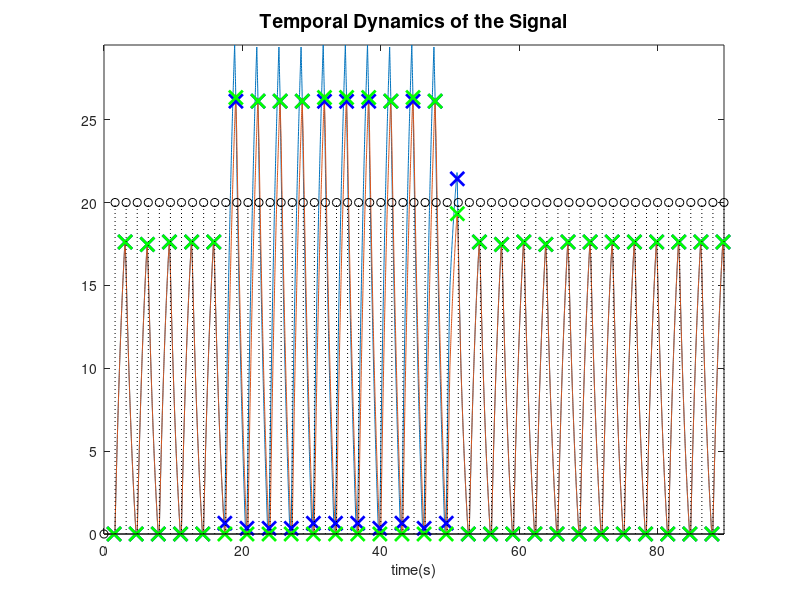
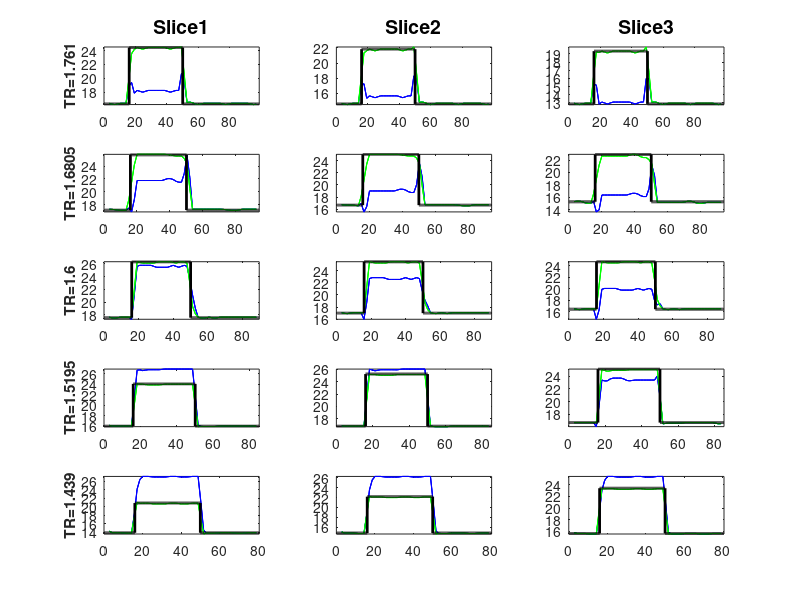
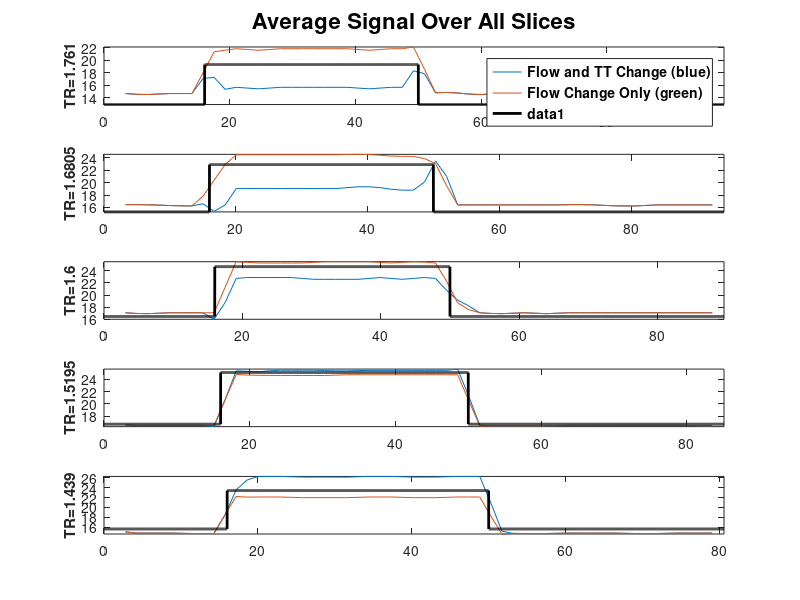
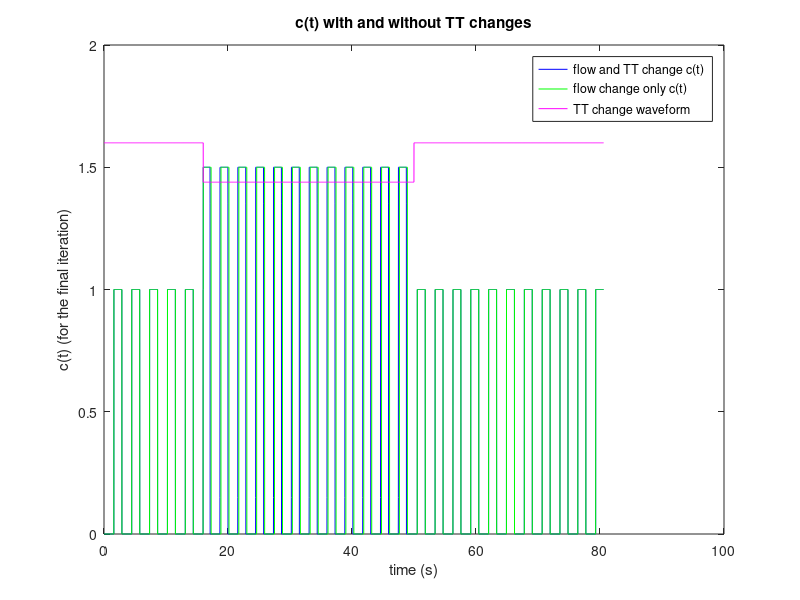

The MATLAB source for these figures, in order:

%DYNAMIC BUXTON MODEL SIMULATION

%%version 5a added the capability to simulate the effect of saturation due to imaging the slices not being complete 
%%version 5b fixed bug in decay function
%%version w/ ms has multislice capability

%note: signal of the static tissue is not plotted.  Only the signal of the difference image. the static tissue component's magnitude will depend mainly on the TR and flip angle used for the imaging pulses

clear all;  close all;

%Constants for the Buxton Model
Mob=3000;      %initial magnetization of the brain
f = 0.01; % 0.01s-1 corresponds to 60ml/100g/min 
alpha = 0.9;  %degree of inversion (rages from 0 to 1)
T1a = 1.5;  %T1 of arterial blood in s
T1b = 1.6;  %T1 of brain in s
rho=1;    %water extraction fraction (a number between 0 and 1)
lamda = 0.9;  %blood brain partition coefficient
model=1;

T1eff = 1/(f/lamda+1/T1b);      


showold=0;  %Also show the old version of the model without saturation of the tag due to imaging and with no flow or TT changes


maxindex=5;
for index=1:maxindex   %This loops through different choices of TR

    clear vec answer* analytic* flow_rates newc* transit_times newtimes label c

    %%SET UP THE DYNAMICALLY CHANGING FLOW AND TT PARAMETERS %%%

    baseflow=f;
    percentFlowincrease=0.5;  %1 = 100%
    percentTTdecrease=0.1;

    flowinc=percentFlowincrease*f;
    %flowinc=0;
    baseTT=1.6;
    TTdecrease=percentTTdecrease*baseTT+0.001;  %Make it be the desired value plus some small offset 0.0001 etc to avoid an error with interp1
    %TTdecrease=0;

    if(index==1)  TR=baseTT+TTdecrease;    mystyle='b'; end;   %This is a very poor choice if TT decreases
    if(index==2)  TR=baseTT+TTdecrease/2;  mystyle='g'; end;
    if(index==3)  TR=baseTT;               mystyle='r'; end;   %This is the normal choice
    if(index==4)  TR=baseTT-TTdecrease/2;  mystyle='c'; end;
    if(index==5)  TR=baseTT-TTdecrease;    mystyle='m'; end;   %This is a decent choice when TT decreases

    %Sequence parameters        
    nslices=3;
    slicetime=0.05;  %Time to acquire a slice (ms)
    imaging_time=slicetime*nslices;
    TE=0.012;

    t_delay=0.004;  %delay after tagging before Image acquisition in s
    TE=0.012;

    sim_duration = 80;  %Desired duration of the simulation (s)

    %set the appropriate number of TRs to simulate the first time through
    %the loop
    if(index==1)
    nTR=2*round(round(sim_duration/(TR-2*TTdecrease))/2);  %number of repetitions  (choose the multiple of 2*TR closest to sim_duration
    end

    tag_duration = TR-imaging_time-t_delay;  %duration of tag in s
    dt=1e-2;  %time step size for simulation


    %       time=[0:dt:TR];
    total_time=[0:dt:TR*nTR];    %Time vector for the simulation


    %%%%%%%%%%%%%%%%%%%%%%%%%%%%%%%%%%%%%%%%%%%%%%%%%%%%%%%%%%%%%%%%%%%%%%%%%%%%%%%%%
    %The following 4 forms of the flow and transit times are available
    %(only choose 1 at a time)

    block=1;         %Use this for a step change in flow/TT

    sinefunc=0;  %Use this for a sinusoidal change in flow/TT
    sineper=10;  %period of the sine wave reference function in seconds...

    linear_ramp=0;  %This is for a linear ramp in flow/TT    
    sf=1;  %steepness of ramp

    gammafun_ref=0;  %Use a gamma function shaped change in flow/TT
    %%%%%%%%%%%%%%%%%%%%%%%%%%%%%%%%%%%%%%%%%%%%%%%%%%%%%%%%%%%%%%%%%%%%%%%%%%%%%%%%%%


    %This If statement implements the chosen flow/TT change paradigm...
    if(block)
        ontime=16;  offtime=50;
        flow_rates=baseflow*ones(1,length(total_time))+flowinc*(total_time>ontime).*(total_time<offtime).*ones(1,length(total_time));
        transit_times=baseTT*ones(1,length(total_time))-TTdecrease*(total_time>ontime).*(total_time<offtime).*ones(1,length(total_time));    
    elseif(sinefunc)
        ontime=sineper;  offtime=80;
        flow_rates=baseflow*ones(1,length(total_time))+flowinc*(total_time>ontime).*(total_time<offtime).*sin(total_time*pi/(sineper/2));
        transit_times=baseTT*ones(1,length(total_time))-TTdecrease*(total_time>ontime).*(total_time<offtime).*sin(total_time*pi/(sineper/2));    
    elseif(linear_ramp)
        ontime=8;  offtime=80;
        flow_rates=baseflow*ones(1,length(total_time))+flowinc*(total_time>ontime).*linspace(-0.5,2*sf,length(total_time));
        transit_times=baseTT*ones(1,length(total_time))-TTdecrease*(total_time>ontime).*linspace(-0.5,2*sf,length(total_time));
    elseif(gammafun_ref)
        ontime=10;  gammafun_width=0.8;
        flow_rates=baseflow*ones(1,length(total_time))+flowinc*gammafun(total_time,ontime,gammafun_width)';
        transit_times=baseTT*ones(1,length(total_time))-TTdecrease*gammafun(total_time,ontime,gammafun_width)';            
    end

    %This can be used for plotting purposes.  Not used in the computation
    label=zeros(size(total_time));
    for q=1:nTR
        if(mod(q,2))
            label=label+(total_time>(q-1)*TR).*(total_time<=(q-1)*TR+tag_duration); %when the RF is turned on
        else
            label=label;
        end
    end


    %This is the standard Buxton model square wave c(t)
    c=zeros(size(total_time));
    for q=1:nTR
        if(mod(q,2))
            c=c+(total_time>=baseTT+(q-1)*TR).*(total_time<=tag_duration+baseTT+(q-1)*TR);
        else
            c=c;
        end
    end

    newc2=c.*flow_rates/baseflow;  %Weight c(t) by the flow rate...

    %The next two lines use interpolation to try and implement a
    %transit time shift
    newtimes=total_time-transit_times+baseTT;
    newc=interp1(total_time,c,newtimes,'linear').*flow_rates/baseflow;  


    %SUMMARY:  
    % c = standard Buxton c(t)   (not used in this simulation)
    % newc2 = c(t) that has dynamic flow changes, but no TT change
    % newc = c(t) with both dynamic flow and TT changes


    %Choose the amount of saturation due to image acquisition
    satfactor=0;  %0 = full saturation.  1 = no saturation
    %Changing the satfactor will mainly just change the amplitude of the resulting signal


    answer=zeros(1,length(total_time));   %Flow and Transit Time change answer
    answer2=zeros(1,length(total_time));  %Flow change only answer


    %Implement the convolution piecewise for each TR and then add
    %together
    for q=1:nTR
        clear r m decay

        low=floor((q-1)*TR/dt)+1;  %Time point for the beginning of the TR
        high=floor((q)*TR/dt)+1;   %Time point for the end of the TR

        r=exp(-flow_rates(low:end).*(total_time(low:end)-total_time(low))/lamda);  %residue function of Buxton model
        m=rho*exp(-(total_time(low:end)-total_time(low))/T1b);   %T1 decay function of Buxton model

        r((high-low):end)=satfactor*r((high-low):end);  %Implement the saturation due to imaging at the TR

        decay=r.*m;              %combined T1 and outflow decay function

        %Implement the decay during transit to the slice
        newc_piece=newc(low:high).*alpha.*exp(-transit_times(low:high)./T1a);  %TT and flow change case
        newc2_piece=newc2(low:high).*alpha.*exp(-baseTT/T1a);  %case with flow change but no TT change

        %Implement the convolution
        answer_piece=2.*Mob.*flow_rates(1).*dt.*conv(newc_piece,decay);
        answer2_piece=2.*Mob.*flow_rates(1).*dt.*conv(newc2_piece,decay);

        %Add the piece to the total solution
        answer(low:end)=answer(low:end)+answer_piece(1:(1+(length(total_time)-low)));      %TT and flow change case
        answer2(low:end)=answer2(low:end)+answer2_piece(1:(1+(length(total_time)-low)));   %case with flow change but no TT change

        %Used for testing purposes
        %             figure(2),
        %             subplot(131),plot(total_time(low:end),r)
        %             subplot(132),plot(total_time(low:end),m)
        %             subplot(133),plot(total_time(low:end),decay)
        %             figure(3),plot(total_time(low:end),answer_piece(1:(1+length(total_time)-low)))
        %             figure(4),plot(total_time(low:high),newc_piece)
        %             drawnow
        %             pause
        %             
    end

    if(showold)        
        %This is the old version of the model without any transit time or
        %flow change and no saturation due to imaging...
        %        if(model==1)
        clear r m decay r2 decay2
        %I don't go out to the full length of time here to save computation to w/
        %negligable error...
        r2=exp(-flow_rates(1).*total_time(1:round(4*T1b/dt))/lamda);
        m=rho*exp(-(total_time(1:round(4*T1b/dt))/T1b));
        c=c.*alpha.*exp(-baseTT/T1a);
        decay2=r2.*m;
        answer3=2.*flow_rates(1).*Mob.*conv(c,decay2).*dt;
    end

    %Make the vector of timepoints at which image acquisition occurs    
    for slice=1:nslices
        for q=1:nTR
            vec(slice,q)=(tag_duration+t_delay+(slice-1)*slicetime+TE+(q-1)*TR)/dt;
        end
    end


    %Plot the signal verses time
    if(index==3)
        figure(1)
        if(showold)
            plot(total_time,answer(1:length(total_time)),total_time,answer2(1:length(total_time)),total_time,answer3(1:length(total_time)))
        else
            plot(total_time,answer(1:length(total_time)),total_time,answer2(1:length(total_time)))
        end
        %plot(total_time, answer(1:length(total_time)),total_time, label*max(answer)/1.5,'.-')
        hold on
        p=plot(round(vec(1,:))*dt,answer(round(vec(1,:))),'bx'); axis tight;
        set(p,'MarkerSize',10,'LineWidth',2);
        p=plot(round(vec(1,:))*dt,answer2(round(vec(1,:))),'gx'); axis tight;
        set(p,'MarkerSize',10,'LineWidth',2);
        stem(total_time(floor([0:TR:(TR*nTR)]/dt)+1),(round([0:TR:(TR*nTR)]/dt)>0.001)*20,'k:')
        title('Temporal Dynamics of the Signal','FontSize',14,'FontWeight','bold')
        xlabel('time(s)')
        hold off
        axis tight
        drawnow
    end

    %Create vectors to store the averaged difference signal in...
    adiff1=zeros(length(vec),maxindex); 
    adiff2=zeros(length(vec),maxindex); 
    if(showold)
        adiff3=zeros(length(vec),maxindex);
    end

    slicestoavg=[1:nslices];  %Choose which slices to average for the resulting signal plot

    for slice=[slicestoavg]
        tmp1c(:,index)=(answer(round(vec(slice,1:2:end))))';  %The control time points  (flow and TT change)
        tmp1t(:,index)=(answer(round(vec(slice,2:2:end))))';  %The tag time points

        tmp2c(:,index)=(answer2(round(vec(slice,1:2:end))))'; %The control time points  (flow change only)
        tmp2t(:,index)=(answer2(round(vec(slice,2:2:end))))'; %The tag time points

        %interpolate the control and tig timeseries before subtraction
        tmp11c(:,index)=interp1(vec(slice,1:2:end),tmp1c(:,index)',vec(slice,:),'cubic')';  
        tmp22c(:,index)=interp1(vec(slice,1:2:end),tmp2c(:,index)',vec(slice,:),'cubic')';

        tmp11t(:,index)=interp1(vec(slice,2:2:end),tmp1t(:,index)',vec(slice,:),'cubic')';
        tmp22t(:,index)=interp1(vec(slice,2:2:end),tmp2t(:,index)',vec(slice,:),'cubic')';

        if(showold)  
            tmp3c(:,index)=(answer3(round(vec(slice,1:2:end))))';    
            tmp3t(:,index)=(answer3(round(vec(slice,2:2:end))))';    

            tmp33c(:,index)=interp1(vec(slice,1:2:end),tmp3c(:,index)',vec(slice,:),'cubic')';
            tmp33t(:,index)=interp1(vec(slice,2:2:end),tmp3t(:,index)',vec(slice,:),'cubic')';

            adiff3(:,index)=adiff3(:,index)+tmp33t(:,index)-tmp33c(:,index);
            diff3(:,index)=tmp33t(:,index)-tmp33c(:,index);
        end


        %This is the control/tag pair subtraction for an individual slice
        diff1(:,index)=tmp11t(:,index)-tmp11c(:,index);
        diff2(:,index)=tmp22t(:,index)-tmp22c(:,index);

        %These two lines compute the average signal over the chosen slices
        adiff1(:,index)=adiff1(:,index)+diff1(:,index);
        adiff2(:,index)=adiff2(:,index)+diff2(:,index);


        %Plot results for each individual slice and each individual TR 
        figure(2)
        subplot(maxindex,nslices,slice+nslices*(index-1))
        eval(sprintf('str=''Slice%d'';',slice));
        eval(sprintf('str2=''TR=%03g'';',TR));

        plot(total_time(round(vec)),diff1(:,index),'b')
        if(index==1)
            title(str,'FontSize',14,'FontWeight','bold')
        end
        if(slice==1)
            ylabel(str2,'FontWeight','bold')
        end

        hold on
        plot(total_time(round(vec)),diff2(:,index),'g')
        if(showold)    
            plot(total_time(round(vec)),diff3(:,index),'r')
        end

        %plot(total_time(round(vec)),flow_rates(round(vec))*1400,'k','LineWidth',2),axis tight
        plot(total_time,flow_rates.*(diff2(5,index)./flow_rates(5)),'k','LineWidth',2),axis tight
        hold off

    end


    adiff1=adiff1./length(slicestoavg);      
    adiff2=adiff2./length(slicestoavg);       
    if(showold)
        adiff3=adiff3./length(slicestoavg);
    end

         %Plot the average signal over the slices for the different TRs
         figure(3)
         subplot(maxindex,1,index)
         plot(total_time(round(vec(round(nslices/2),:))),adiff1(:,index),total_time(round(vec(round(nslices/2),:))),adiff2(:,index))
         hold on
         if(showold)
            plot(total_time(round(vec(round(nslices/2),:))),adiff3(:,index),'r')
         end
         if(index==1)
            title('Average Signal Over All Slices','FontSize',16,'FontWeight','bold')
            myl=legend('Flow and TT Change (blue)','Flow Change Only (green)')
            set(myl,'FontSize',10,'FontWeight','bold')
         end
         eval(sprintf('str2=''TR=%03g'';',TR));
         ylabel(str2,'FontWeight','bold')
         plot(total_time,flow_rates.*(diff2(5,index)./flow_rates(7)),'k','LineWidth',2),axis tight
         hold off

end

    %Visualize the modified and unmodified labeling functions
    figure(5),plot(total_time,newc,'b',total_time,newc2,'g',total_time,transit_times,'m');
    title('c(t) with and without TT changes')
    xlabel('time (s)')
    ylabel('c(t) (for the final iteration)')
    legend('flow and TT change c(t)','flow change only c(t)','TT change waveform')
